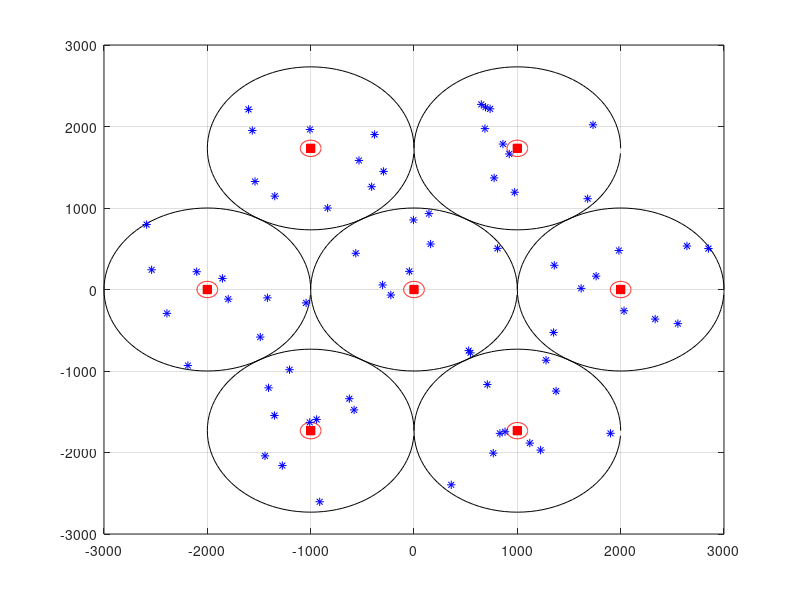

This figure's MATLAB source:
clear all;close all;clc

L = 7;                                                              % Number of cells.
K = 10;                                                             % Number of single-antenna terminals in each cell, i.e., number of transmitt antennas.
M = 100;                                                             % Number of antennas at the base station of each cell (In this case, i.e., uplink, it gives the number of receiving antennas).

cellRadius = 1000;                                                  % Radius given in meters.
cellHole = 100;                                                     % Cell hole in meters.

% Large scale fading.
sshadow = 3;                                                        % Shadow-fading standard deviation in dB.
gamma = 2.8;                                                        % Decay exponent: Urban area cellular radio 2.7 - 3.5

% **************************** Cell Layout. *******************************

% Plot the position of each terminal inside the cell.
figure;

% ********** Center (Main) Cell  **********
% Plot cell center, where eNodeB is located.
plot(0, 0, 'rs', 'MarkerFaceColor',[1,0,0], 'MarkerEdgeColor',[1 0 0]);
hold on

Circlex = cellRadius*cos(2*pi*(0:99)/100);
Circley = cellRadius*sin(2*pi*(0:99)/100);
plot(Circlex.', Circley.', 'k');

Circlex = cellHole*cos(2*pi*(0:99)/100);
Circley = cellHole*sin(2*pi*(0:99)/100);
plot(Circlex.', Circley.', 'r');

% Position UEs in the main cell.
% Generate a random radius value within the range cellHole to cellRadius for each one of the terminals.
radius = cellHole + (cellRadius-cellHole).*rand(1,K);

% Generate an random angle value within the range 0 to 2*pi for each one of the terminals.
angle = 2*pi*rand(1,K);

UEx = radius.*cos(angle);
UEy = radius.*sin(angle);
plot(UEx, UEy, 'b*');

for n=0:1:L-2
    offsetX = 2*cellRadius*cos((2*pi*n)/(L-1));
    offsetY = 2*cellRadius*sin((2*pi*n)/(L-1));
    plot(offsetX, offsetY, 'rs', 'MarkerFaceColor',[1,0,0], 'MarkerEdgeColor',[1 0 0]); % eNodeB location.
    Circlex = offsetX + cellRadius*cos(2*pi*(0:99)/100);
    Circley = offsetY + cellRadius*sin(2*pi*(0:99)/100);
    plot(Circlex.', Circley.', 'k');
    
    Circlex = offsetX + cellHole*cos(2*pi*(0:99)/100);
    Circley = offsetY + cellHole*sin(2*pi*(0:99)/100);
    plot(Circlex.', Circley.', 'r');
    
    % Generate a random radius value within the range cellHole to cellRadius for each one of the terminals.
    radius = cellHole + (cellRadius-cellHole).*rand(1,K);
    
    % Generate an random angle value within the range 0 to 2*pi for each one of the terminals.
    angle = 2*pi*rand(1,K);
    
    UEx = offsetX + radius.*cos(angle);
    UEy = offsetY + radius.*sin(angle);
    plot(UEx, UEy, 'b*');
    
    % Calculate distance to cell i (main cell).
    distances = sqrt(UEx.^2 + UEy.^2);
    angles = atan(UEy./UEx);
end

grid on;
hold off;
